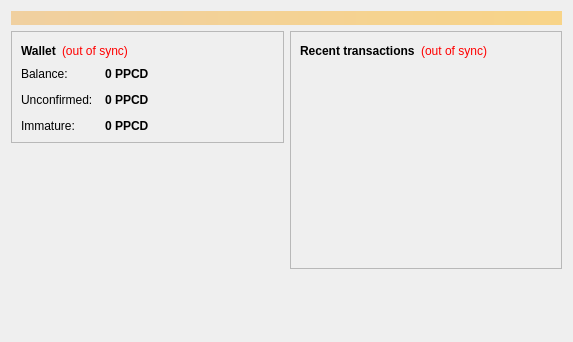
<?xml version="1.0" encoding="UTF-8"?>
<ui version="4.0">
 <class>OverviewPage</class>
 <widget class="QWidget" name="OverviewPage">
  <property name="geometry">
   <rect>
    <x>0</x>
    <y>0</y>
    <width>573</width>
    <height>342</height>
   </rect>
  </property>
  <property name="windowTitle">
   <string>Form</string>
  </property>
  <layout class="QVBoxLayout" name="topLayout">
   <item>
    <widget class="QLabel" name="labelAlerts">
     <property name="visible">
      <bool>false</bool>
     </property>
     <property name="styleSheet">
      <string notr="true">background-color: qlineargradient(x1: 0, y1: 0, x2: 1, y2: 0, stop:0 #F0D0A0, stop:1 #F8D488); color:#000000;</string>
     </property>
     <property name="wordWrap">
      <bool>true</bool>
     </property>
     <property name="margin">
      <number>3</number>
     </property>
    </widget>
   </item>
   <item>
    <layout class="QHBoxLayout" name="horizontalLayout" stretch="1,1">
     <item>
      <layout class="QVBoxLayout" name="verticalLayout_2">
       <item>
        <widget class="QFrame" name="frame">
         <property name="frameShape">
          <enum>QFrame::StyledPanel</enum>
         </property>
         <property name="frameShadow">
          <enum>QFrame::Raised</enum>
         </property>
         <layout class="QVBoxLayout" name="verticalLayout_4">
          <item>
           <layout class="QHBoxLayout" name="horizontalLayout_4">
            <item>
             <widget class="QLabel" name="label_5">
              <property name="font">
               <font>
                <weight>75</weight>
                <bold>true</bold>
               </font>
              </property>
              <property name="text">
               <string>Wallet</string>
              </property>
             </widget>
            </item>
            <item>
             <widget class="QLabel" name="labelWalletStatus">
              <property name="toolTip">
               <string>The displayed information may be out of date. Your wallet automatically synchronizes with the PEERCOINDARK network after a connection is established, but this process has not completed yet.</string>
              </property>
              <property name="styleSheet">
               <string notr="true">QLabel { color: red; }</string>
              </property>
              <property name="text">
               <string notr="true">(out of sync)</string>
              </property>
              <property name="alignment">
               <set>Qt::AlignLeading|Qt::AlignLeft|Qt::AlignVCenter</set>
              </property>
             </widget>
            </item>
            <item>
             <spacer name="horizontalSpacer_2">
              <property name="orientation">
               <enum>Qt::Horizontal</enum>
              </property>
              <property name="sizeHint" stdset="0">
               <size>
                <width>40</width>
                <height>20</height>
               </size>
              </property>
             </spacer>
            </item>
           </layout>
          </item>
          <item>
           <layout class="QFormLayout" name="formLayout_2">
            <property name="fieldGrowthPolicy">
             <enum>QFormLayout::AllNonFixedFieldsGrow</enum>
            </property>
            <property name="horizontalSpacing">
             <number>12</number>
            </property>
            <property name="verticalSpacing">
             <number>12</number>
            </property>
            <item row="0" column="0">
             <widget class="QLabel" name="label">
              <property name="text">
               <string>Balance:</string>
              </property>
             </widget>
            </item>
            <item row="0" column="1">
             <widget class="QLabel" name="labelBalance">
              <property name="font">
               <font>
                <weight>75</weight>
                <bold>true</bold>
               </font>
              </property>
              <property name="cursor">
               <cursorShape>IBeamCursor</cursorShape>
              </property>
              <property name="toolTip">
               <string>Your current balance</string>
              </property>
              <property name="text">
               <string notr="true">0 PPCD</string>
              </property>
              <property name="textInteractionFlags">
               <set>Qt::LinksAccessibleByMouse|Qt::TextSelectableByKeyboard|Qt::TextSelectableByMouse</set>
              </property>
             </widget>
            </item>
            <item row="1" column="0">
             <widget class="QLabel" name="label_3">
              <property name="text">
               <string>Unconfirmed:</string>
              </property>
             </widget>
            </item>
            <item row="1" column="1">
             <widget class="QLabel" name="labelUnconfirmed">
              <property name="font">
               <font>
                <weight>75</weight>
                <bold>true</bold>
               </font>
              </property>
              <property name="cursor">
               <cursorShape>IBeamCursor</cursorShape>
              </property>
              <property name="toolTip">
               <string>Total of transactions that have yet to be confirmed, and do not yet count toward the current balance</string>
              </property>
              <property name="text">
               <string notr="true">0 PPCD</string>
              </property>
              <property name="textInteractionFlags">
               <set>Qt::LinksAccessibleByMouse|Qt::TextSelectableByKeyboard|Qt::TextSelectableByMouse</set>
              </property>
             </widget>
            </item>
            <item row="2" column="0">
             <widget class="QLabel" name="labelImmatureText">
              <property name="text">
               <string>Immature:</string>
              </property>
             </widget>
            </item>
            <item row="2" column="1">
             <widget class="QLabel" name="labelImmature">
              <property name="font">
               <font>
                <weight>75</weight>
                <bold>true</bold>
               </font>
              </property>
              <property name="toolTip">
               <string>Mined balance that has not yet matured</string>
              </property>
              <property name="text">
               <string notr="true">0 PPCD</string>
              </property>
              <property name="textInteractionFlags">
               <set>Qt::LinksAccessibleByMouse|Qt::TextSelectableByKeyboard|Qt::TextSelectableByMouse</set>
              </property>
             </widget>
            </item>
           </layout>
          </item>
         </layout>
        </widget>
       </item>
       <item>
        <spacer name="verticalSpacer">
         <property name="orientation">
          <enum>Qt::Vertical</enum>
         </property>
         <property name="sizeHint" stdset="0">
          <size>
           <width>20</width>
           <height>40</height>
          </size>
         </property>
        </spacer>
       </item>
      <item>
         <widget class="QLabel" name="coinimage">
          <property name="text">
           <string/>
          </property>
          <property name="pixmap">
           <pixmap resource="../bitcoin.qrc">:/icons/bitcoin</pixmap>
          </property>
          <property name="scaledContents">
           <bool>false</bool>
          </property>
          <property name="alignment">
           <set>Qt::AlignCenter</set>
          </property>
          <property name="margin">
           <number>-2</number>
          </property>
         </widget>
        </item>
      </layout>
     </item>
     <item>
      <layout class="QVBoxLayout" name="verticalLayout_3">
       <item>
        <widget class="QFrame" name="frame_2">
         <property name="frameShape">
          <enum>QFrame::StyledPanel</enum>
         </property>
         <property name="frameShadow">
          <enum>QFrame::Raised</enum>
         </property>
         <layout class="QVBoxLayout" name="verticalLayout">
          <item>
           <layout class="QHBoxLayout" name="horizontalLayout_2">
            <item>
             <widget class="QLabel" name="label_4">
              <property name="text">
               <string>&lt;b&gt;Recent transactions&lt;/b&gt;</string>
              </property>
             </widget>
            </item>
            <item>
             <widget class="QLabel" name="labelTransactionsStatus">
              <property name="toolTip">
               <string>The displayed information may be out of date. Your wallet automatically synchronizes with the PEERCOINDARK network after a connection is established, but this process has not completed yet.</string>
              </property>
              <property name="styleSheet">
               <string notr="true">QLabel { color: red; }</string>
              </property>
              <property name="text">
               <string notr="true">(out of sync)</string>
              </property>
              <property name="alignment">
               <set>Qt::AlignRight|Qt::AlignTrailing|Qt::AlignVCenter</set>
              </property>
             </widget>
            </item>
            <item>
             <spacer name="horizontalSpacer">
              <property name="orientation">
               <enum>Qt::Horizontal</enum>
              </property>
              <property name="sizeHint" stdset="0">
               <size>
                <width>40</width>
                <height>20</height>
               </size>
              </property>
             </spacer>
            </item>
           </layout>
          </item>
          <item>
           <widget class="QListView" name="listTransactions">
            <property name="styleSheet">
             <string notr="true">QListView { background: transparent; }</string>
            </property>
            <property name="frameShape">
             <enum>QFrame::NoFrame</enum>
            </property>
            <property name="verticalScrollBarPolicy">
             <enum>Qt::ScrollBarAlwaysOff</enum>
            </property>
            <property name="horizontalScrollBarPolicy">
             <enum>Qt::ScrollBarAlwaysOff</enum>
            </property>
            <property name="selectionMode">
             <enum>QAbstractItemView::NoSelection</enum>
            </property>
           </widget>
          </item>
         </layout>
        </widget>
       </item>
       <item>
        <spacer name="verticalSpacer_2">
         <property name="orientation">
          <enum>Qt::Vertical</enum>
         </property>
         <property name="sizeHint" stdset="0">
          <size>
           <width>20</width>
           <height>40</height>
          </size>
         </property>
        </spacer>
       </item>
      </layout>
     </item>
    </layout>
   </item>
  </layout>
 </widget>
 <resources/>
 <connections/>
</ui>
